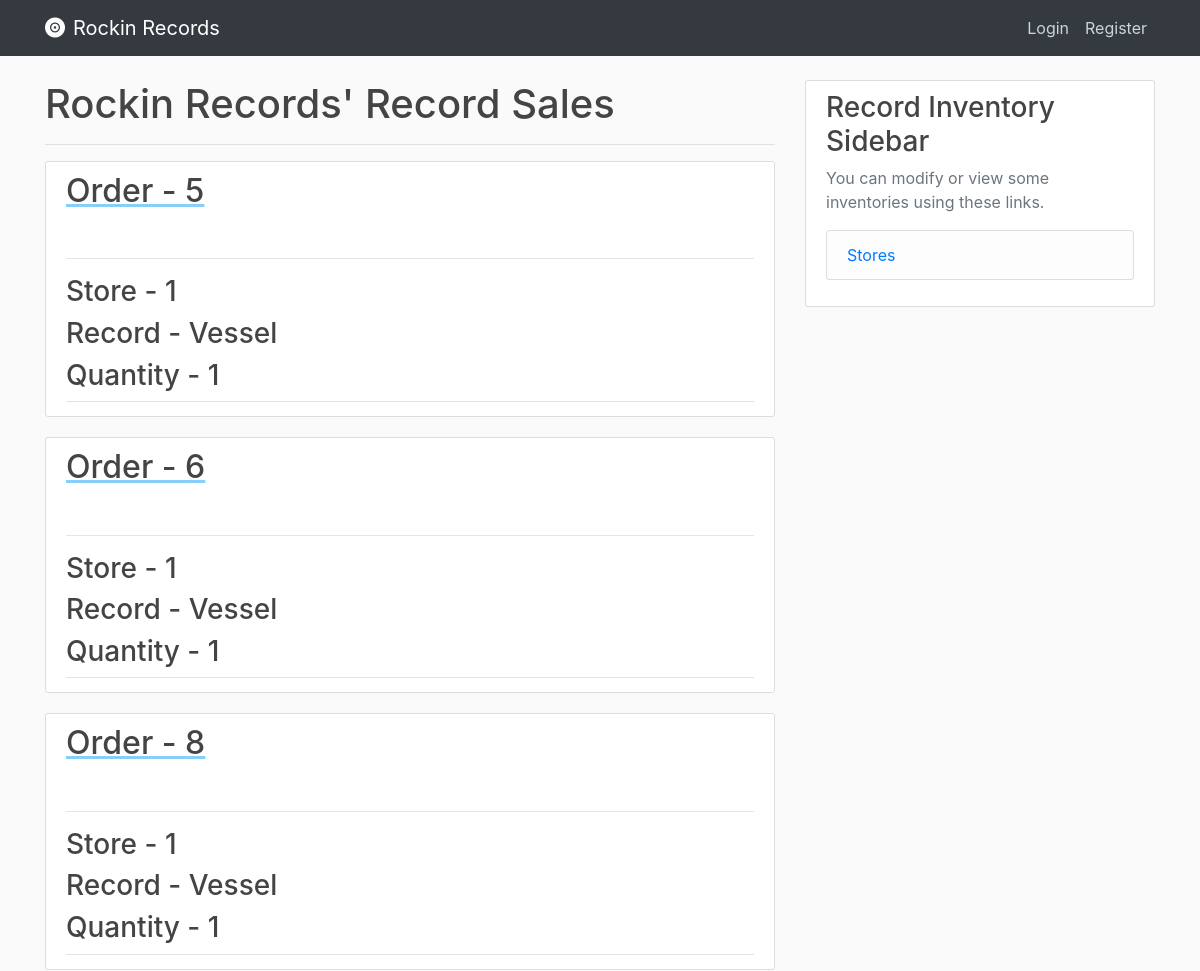
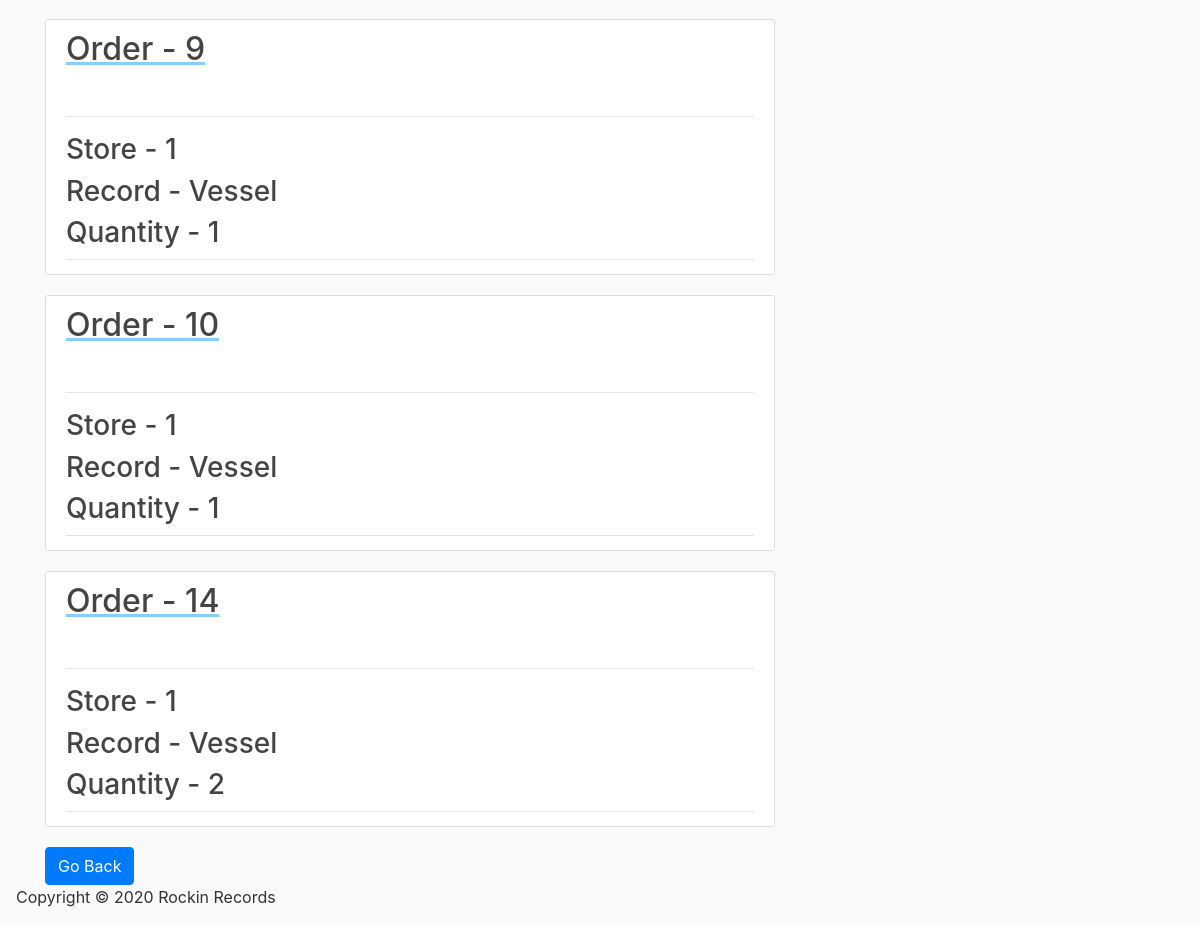
Page /recordsales on the earlier database version (2 pictures, top to bottom).
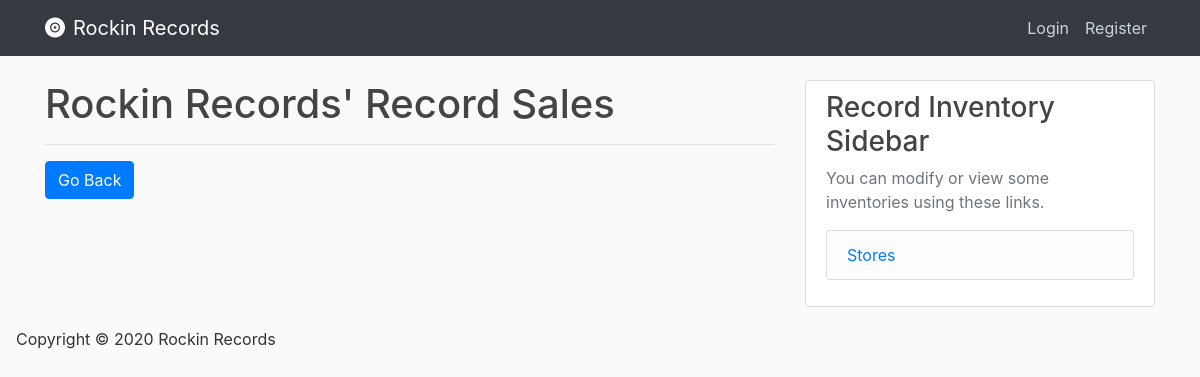
Same page on the later database version.
### database/models.py (models this page shows, shortened)
class RecordSales(db.Model):
    record_id = db.Column(db.Integer, db.ForeignKey('records.record_id'), primary_key=True, nullable=False)
    order_id = db.Column(db.Integer, db.ForeignKey('orders.order_id'), primary_key=True, nullable=False)
    quantity = db.Column(db.Integer, nullable=False)

class Records(db.Model):
    record_id = db.Column(db.Integer, primary_key=True, nullable=False, autoincrement="auto")
    record_name = db.Column(db.String(120), nullable=False)
    record_genre = db.Column(db.String(120), nullable=False)
    record_price = db.Column(db.Float, nullable=False)
    artist_id = db.Column(db.Integer, db.ForeignKey('artists.artist_id'), nullable=False)

### database/routes.py (the view)
@app.route('/recordsales', methods=['GET', 'POST'])
def record_sales():
    record_sale_query = RecordSales.query.join(Records, Records.record_id == RecordSales.record_id)\
        .add_columns(Records.record_id, Records.record_name, RecordSales.order_id, RecordSales.quantity)\
        .join(Orders, Orders.order_id == RecordSales.order_id)\
        .add_columns(Orders.order_date, Orders.store_id).all()
    return render_template('record_sales.html', record_sales=record_sale_query)

### database/Templates/record_sales.html
{% extends "index.html" %}
{% block content %}
    <h1> Rockin Records' Record Sales </h1>
    <hr>
    {% for record_sale in record_sales %}
        <article class="media content-section">
            <div class="media-body">
                <div class="article-metadata">
                    <a class="mr-2" href="{{ url_for('record_sale', order_id=record_sale.order_id, record_id=record_sale.record_id) }}" style="text-decoration: underline; text-decoration-color: lightskyblue;" >
                    <h2> Order - {{ record_sale['order_id'] }}</h2>
                    </a>
                    <hr>
                    <h3> Store - {{ record_sale['store_id'] }}</h3>
                    <h3> Record - {{ record_sale['record_name'] }}</h3>
                    <h3> Quantity - {{ record_sale['quantity'] }}</h3>
                </div>
          </div>
        </article>
     {% endfor %}
     <div>
        <a href="{{ url_for('home') }} ">
          <button class='btn btn-primary'>
              Go Back
          </button>
        </a>
     </div>
{% endblock content %}

### database/Templates/index.html (shortened to what this page needs)
<!DOCTYPE html>
<html lang="en">
<head>
	<link rel="stylesheet" href="https://stackpath.bootstrapcdn.com/bootstrap/4.4.1/css/bootstrap.min.css">
    <link rel="stylesheet" href="{{ url_for('static', filename='css/main.css') }}">
</head>
<body>
    <header class="site-header">
      <nav class="navbar navbar-expand-md navbar-dark bg-dark fixed-top">
        <div class="container">
          <a class="navbar-brand mr-4" href="/"><i class="fas fa-record-vinyl mr-2"></i>Rockin Records</a>
          <div class="collapse navbar-collapse" id="navbarToggle">
            <div class="navbar-nav">
              {% if current_user.is_authenticated %}
                <a class="nav-item nav-link" href="{{ url_for('account') }}">Account</a>
                <a class="nav-item nav-link" href="{{ url_for('logout') }}">Logout</a>
              {% else %}
                <a class="nav-item nav-link" href="{{ url_for('login') }}">Login</a>
                <a class="nav-item nav-link" href="{{ url_for('register') }}">Register</a>
              {% endif %}
            </div>
          </div>
        </div>
      </nav>
    </header>
    <main role="main" class="container">
      <div class="row">
        <div class="col-md-8">
          {% block content %}{% endblock %}
        </div>
        <div class="col-md-4">
          <div class="content-section">
            <h3>Record Inventory Sidebar</h3>
            <p class='text-muted'> You can modify or view some inventories using these links.
              <ul class="list-group">
                <li class="list-group-item list-group-item-light">
                    <a href="{{ url_for('stores') }} ">
                        Stores
                    </a>
                </li>
              </ul>
            </p>
          </div>
        </div>
      </div>
    </main>
    <footer>
        <section class="ml-3"id="main-footer">
            <p>Copyright &copy; 2020 Rockin Records</p>
        </section>
    </footer>
</body>
</html>

### database/static/css/main.css (style rules this page uses)
body { background: #fafafa; color: #333333; margin-top: 5rem; }
h1, h2, h3, h4, h5, h6 { color: #444444; }
.site-header .navbar-nav .nav-link { color: #cbd5db; }
.content-section { background: #ffffff; padding: 10px 20px; border: 1px solid #dddddd; border-radius: 3px; margin-bottom: 20px; }

Differences in the rows shown:
removed RecordSales: order_id "5", store_id "1", record_name "Vessel", quantity "1"
removed RecordSales: order_id "6", store_id "1", record_name "Vessel", quantity "1"
removed RecordSales: order_id "8", store_id "1", record_name "Vessel", quantity "1"
removed RecordSales: order_id "9", store_id "1", record_name "Vessel", quantity "1"
removed RecordSales: order_id "10", store_id "1", record_name "Vessel", quantity "1"
removed RecordSales: order_id "14", store_id "1", record_name "Vessel", quantity "2"
